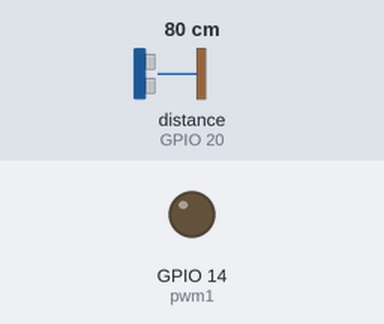
Bench run of a program on a simulated Raspberry Pi (BCM pin numbers). Parts: output pins drawn as LEDs (lit = HIGH). The inputs (shaded band) are chosen by the test bench; at power-on: distance to the obstacle (sensor on GPIO 20) 80 cm. The echo pulse lasts 58.3 µs per cm; the clock reads 2024-03-15 10:24:30 at power-on unless the program sets it; pins used as bus, display or sensor lines are not drawn.

Above: at 1.2 s.
1.3 s: distance to the obstacle (sensor on GPIO 20) set to 2 cm
At 2.5 s:
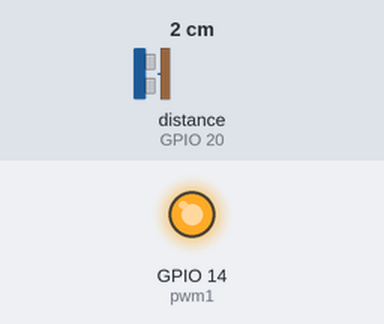
2.8 s: distance to the obstacle (sensor on GPIO 20) set to 9 cm
At 4.0 s:
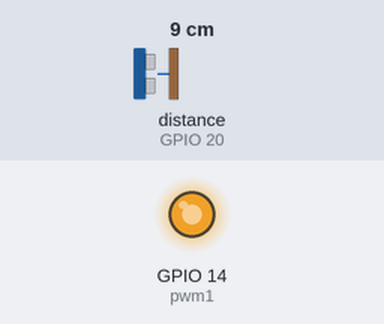
4.3 s: distance to the obstacle (sensor on GPIO 20) set to 18 cm
At 4.7 s:
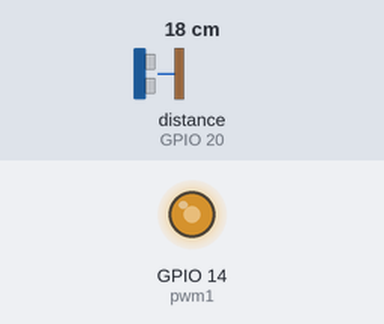
Timing chart, 0 to 7.3 s (numbered marks = the images above; inputs shaded):
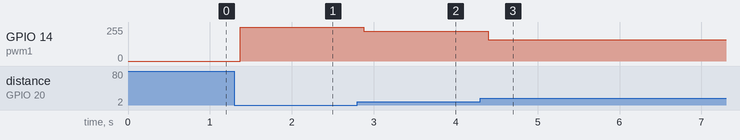

The program:

pwm.py
```python
#!/usr/bin/env python3

import RPi.GPIO as GPIO
import time

pwm1 = 14
trig = 21
echo = 20

GPIO.setmode(GPIO.BCM)

GPIO.setup(pwm1, GPIO.OUT)
GPIO.setup(trig, GPIO.OUT)
GPIO.setup(echo, GPIO.IN)

p = GPIO.PWM(pwm1, 300)
p.start(0)

TIME_MIN  = 0.00024
TIME_COEF = 45500
TIMEOUT = 1


def main():
    while 1:
        p.ChangeDutyCycle(dc())
        time.sleep(0.1)


def dc():
    GPIO.output(trig, GPIO.HIGH)
    time.sleep(0.0001)
    GPIO.output(trig, GPIO.LOW)

    start = 0
    stop = 0

    # to avoid an infinite loop
    before = time.time()

    while GPIO.input(echo) == 0:
        start = time.time()
        if (start - before) > TIMEOUT:
            return 0

    while GPIO.input(echo) == 1:
        stop = time.time()
        if (stop - before) > TIMEOUT:
            return 0

    dist = max((stop - start - TIME_MIN) * TIME_COEF, 0)

    return max(100 - dist, 0)

try:
    main()
except KeyboardInterrupt:
    p.stop()
    GPIO.cleanup()
```

Measured:
- after the input at 1.3 s, GPIO 14 (pwm1): 0/255 → 255/255 after 0.07 s
- after the input at 2.8 s, GPIO 14 (pwm1): 255/255 → 222/255 after 0.08 s
- after the input at 4.3 s, GPIO 14 (pwm1): 222/255 → 161/255 after 0.10 s
